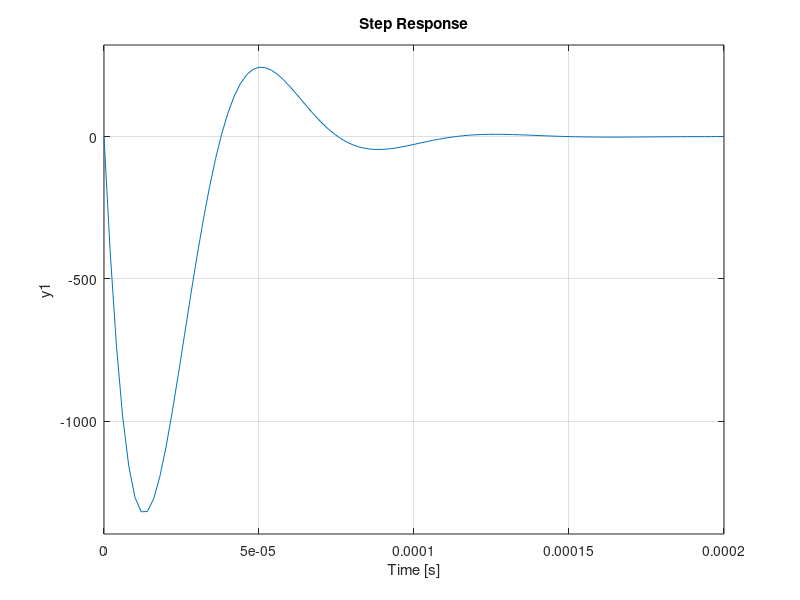

Write the MATLAB code that produced this figure.
s = tf('s');
p1 =2 * pi * 20;           %primer polo del operacional en rads
%p2 = 2* pi * 60e6;          %segundo polo del operacional en rads
Aw = 1.778279 * 1e6 * 1 / ((1+s/p1)) ;   %transferencia del operacional


R1 = 25e3;                      
C = 1e-6;                   %R1 y C para tau = 30 ms
R2 = 0;                 %por ahora lo considero 0

H = (1 + s*C*R2) / (1 + s*C*(R1+R2));   


R2 = 10; % calculada para polo en 16 kHz

Hcomp = (1 + s*C*R2) / (1 + s*C*(R1+R2));   

bode(Aw, 1/H, 1/Hcomp)


%%

GH = Aw*Hcomp;

margin(GH)

%%

step(GH)

%%
tlc = Aw/ ( 1+ Aw * Hcomp);

bode(tlc)

%%

step(tlc)

%%

Gmenos = -s*C*R1/(1+s*C*(R2+R1));
tlcmenos = minreal(Gmenos*tlc) ;

zpk(tlcmenos)


bode(tlcmenos)

%%
step(tlcmenos)